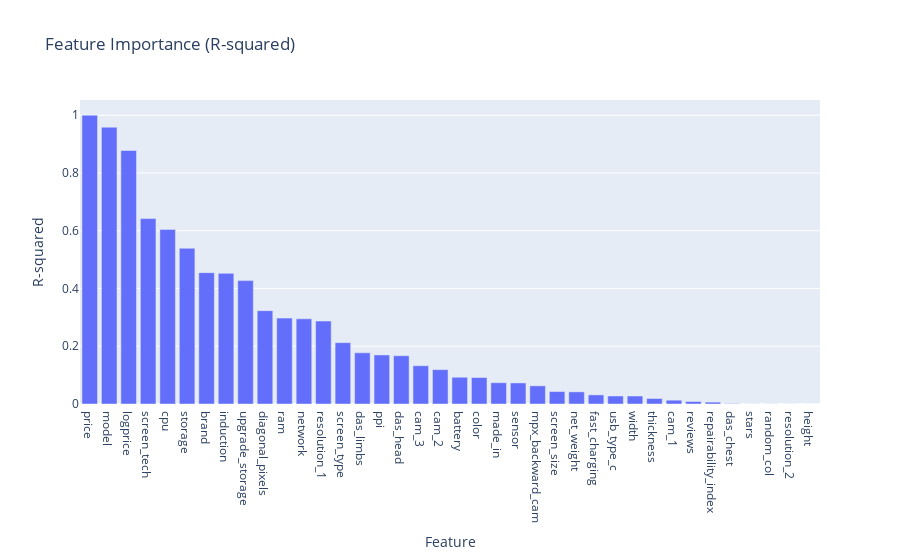

The cell this chart's notebook holds for it:
### Code cell
fig = px.bar(df_features, x='Column', y='R-squared', title='Feature Importance (R-squared)')
fig.update_xaxes(title_text='Feature')
fig.update_yaxes(title_text='R-squared')
fig.show()

### Figure 1 — Plotly figure (JSON) as saved in the notebook; plotly's stock layout.template omitted (floating-point values rounded to 4 significant figures)
{"data": [{"alignmentgroup": "True", "hovertemplate": "Column=%{x}<br>R-squared=%{y}<extra></extra>", "legendgroup": "", "marker": {"color": "#636efa", "pattern": {"shape": ""}}, "name": "", "offsetgroup": "", "orientation": "v", "showlegend": false, "textposition": "auto", "type": "bar", "x": ["price", "model", "logprice", "screen_tech", "cpu", "storage", "brand", "induction", "upgrade_storage", "diagonal_pixels", "ram", "network", "resolution_1", "screen_type", "das_limbs", "ppi", "das_head", "cam_3", "cam_2", "battery", "color", "made_in", "sensor", "mpx_backward_cam", "screen_size", "net_weight", "fast_charging", "usb_type_c", "width", "thickness", "cam_1", "reviews", "repairability_index", "das_chest", "stars", "random_col", "resolution_2", "height"], "xaxis": "x", "y": [1, 0.9585, 0.8778, 0.642, 0.6046, 0.5392, 0.4548, 0.4524, 0.4272, 0.3233, 0.2974, 0.295, 0.2873, 0.2125, 0.1773, 0.1699, 0.1671, 0.1326, 0.119, 0.09264, 0.09164, 0.07367, 0.07294, 0.06287, 0.04308, 0.04202, 0.03153, 0.02778, 0.02764, 0.01889, 0.01323, 0.008646, 0.006517, 0.001634, 0.0003136, 0.0002381, 0.0001293, 3.72e-06], "yaxis": "y"}], "layout": {"barmode": "relative", "legend": {"tracegroupgap": 0}, "title": {"text": "Feature Importance (R-squared)"}, "xaxis": {"anchor": "y", "domain": [0, 1], "title": {"text": "Feature"}}, "yaxis": {"anchor": "x", "domain": [0, 1], "title": {"text": "R-squared"}}}}
